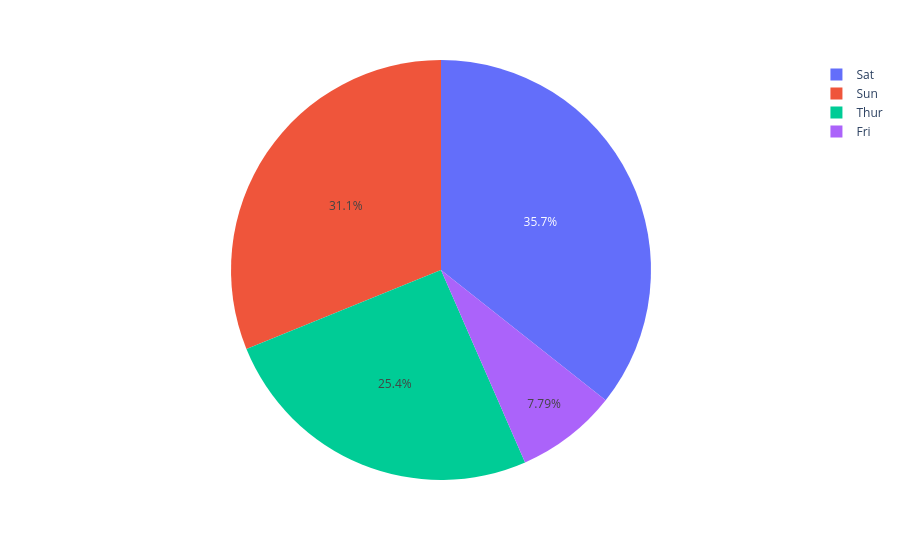

Source (notebook cell):
### Code cell
px.pie(quantidade_de_pedidos_no_dia, names=quantidade_de_pedidos_no_dia.index,values=quantidade_de_pedidos_no_dia.values)

### Figure 1 — Plotly figure (JSON) as saved in the notebook; plotly's stock layout.template omitted (floating-point values rounded to 4 significant figures)
{"data": [{"domain": {"x": [0, 1], "y": [0, 1]}, "hovertemplate": "day=%{label}<br>value=%{value}<extra></extra>", "labels": ["Sat", "Sun", "Thur", "Fri"], "legendgroup": "", "name": "", "showlegend": true, "type": "pie", "values": [87, 76, 62, 19]}], "layout": {"legend": {"tracegroupgap": 0}, "margin": {"t": 60}}}
